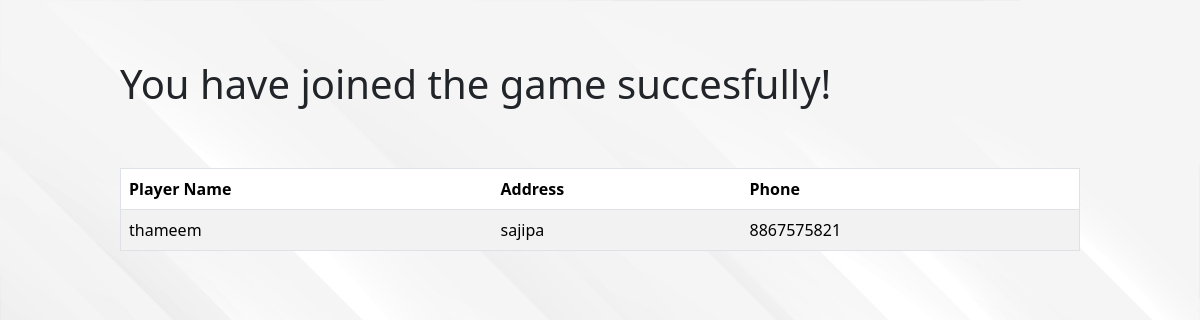
Before: /game/2/players_list (signed in) with the older database file.
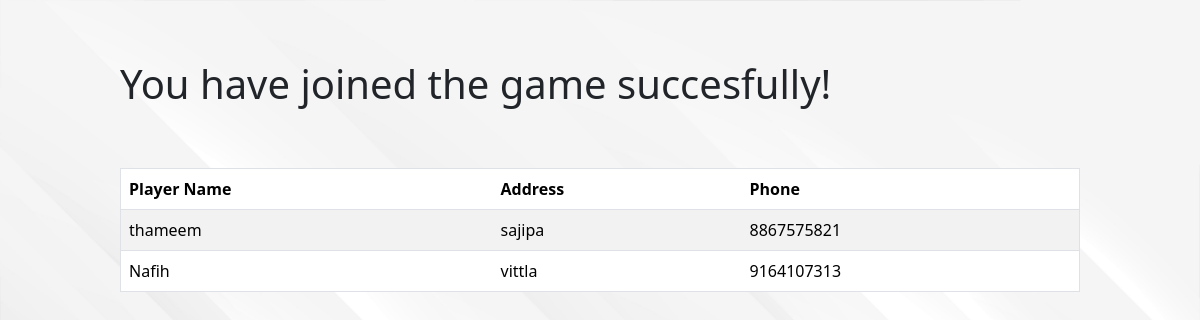
After: the same page with the newer database file.
### app.py (models this page shows)
class Player(db.Model):
    id = db.Column(db.Integer, primary_key=True)
    game_id = db.Column(db.Integer, db.ForeignKey('game.id'), nullable=False)
    player_name = db.Column(db.String(255), nullable=False)
    player_address = db.Column(db.String(255), nullable=False)
    player_phone = db.Column(db.String(15), nullable=True)

### app.py (the view)
@app.route('/game/<int:game_id>/players_list')
@login_required
def players_list(game_id):
    game = Game.query.get_or_404(game_id)
    players = game.players
    return render_template('players_list.html', players=players)

### app.py (called while the page is built)
@login_manager.user_loader
def load_user(user_id):
    return User.query.get(int(user_id))

### templates/players_list.html
{% extends 'layout.html' %} {% block title %} Players List {% endblock title %}
{% block body %}
<h1 class="turftab">You have joined the game succesfully!</h1>
<div class="turftab">
  <table border="1" class="table table-striped">
    <thead>
      <tr>
        <th>Player Name</th>
        <th>Address</th>
        <th>Phone</th>
      </tr>
    </thead>
    <tbody>
      {% for player in players %}
      <tr>
        <td>{{ player.player_name }}</td>
        <td>{{ player.player_address }}</td>
        <td>{{ player.player_phone }}</td>
      </tr>
      {% endfor %}
    </tbody>
  </table>
</div>
{% endblock body %}

Changed rows visible on the page:
added Player: player_name "Nafih", player_address "vittla", player_phone "9164107313"
